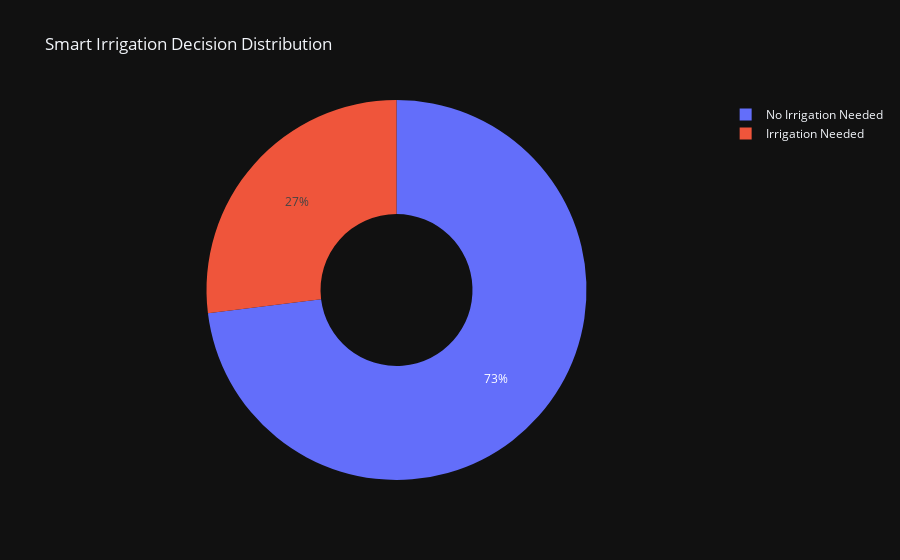

The notebook cell saved with this chart:
### Code cell
per_count = irri["parcel_2"].value_counts().reset_index()
per_count.columns = ["Irrigation","Counts"]
per_count["Irrigation"] = per_count["Irrigation"].map({
    0:"Irrigation Need",
    1:"No Need of Irrigation"
})
tu = px.pie(per_count,names="Irrigation",values="Counts",hole=0.04,template="plotly_dark",
           title="Smart Irrigation Decsion Distribution percel_2")
fig.show()

### Figure 1 — Plotly figure (JSON) as saved in the notebook; plotly's stock layout.template omitted (floating-point values rounded to 4 significant figures)
{"data": [{"domain": {"x": [0, 1], "y": [0, 1]}, "hole": 0.4, "hovertemplate": "Irrigation=%{label}<br>Count=%{value}<extra></extra>", "labels": ["No Irrigation Needed", "Irrigation Needed"], "legendgroup": "", "name": "", "showlegend": true, "type": "pie", "values": [1461, 539]}], "layout": {"legend": {"tracegroupgap": 0}, "title": {"text": "Smart Irrigation Decision Distribution"}}}
